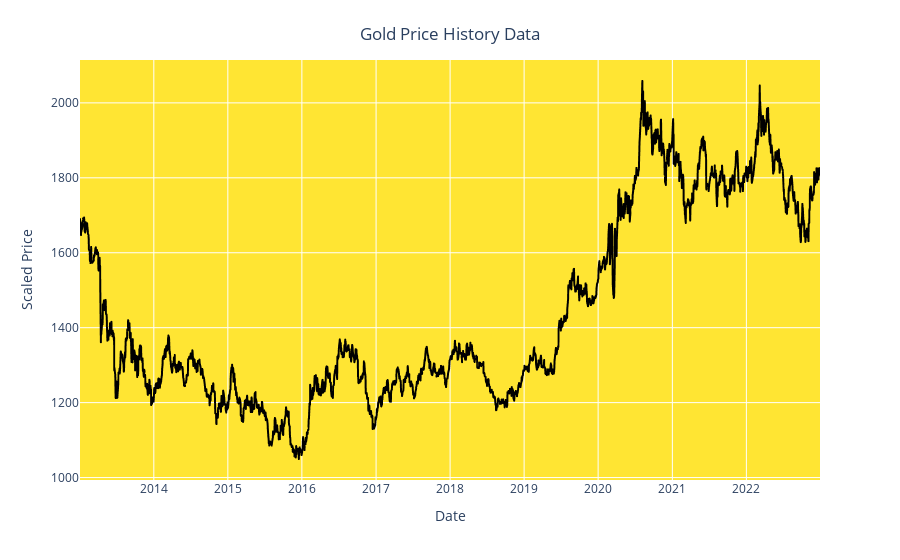

The code cell stored with this chart in its notebook:
### Markdown cell above
# Step 5: Visualizing Gold Price History Data

__Interactive Gold Price Chart:__

### Code cell
fig = px.line(y=df.Price, x=df.Date)
fig.update_traces(line_color='black') 
fig.update_layout(xaxis_title="Date", 
                  yaxis_title="Scaled Price",
                  title={'text': "Gold Price History Data", 'y':0.95, 'x':0.5, 'xanchor':'center', 'yanchor':'top'},
                  plot_bgcolor='rgba(255,223,0,0.8)')

### Figure 1 — Plotly figure (JSON) as saved in the notebook; plotly's stock layout.template omitted (floating-point values rounded to 4 significant figures; data arrays with more than 128 entries replaced by an {"elided": "..."} marker saying what was removed)
{"data": [{"hovertemplate": "x=%{x}<br>y=%{y}<extra></extra>", "legendgroup": "", "line": {"color": "black", "dash": "solid"}, "marker": {"symbol": "circle"}, "mode": "lines", "name": "", "showlegend": false, "type": "scattergl", "x": {"elided": "2583 str values"}, "xaxis": "x", "y": {"elided": "2583 float values"}, "yaxis": "y"}], "layout": {"legend": {"tracegroupgap": 0}, "margin": {"t": 60}, "plot_bgcolor": "rgba(255,223,0,0.8)", "title": {"text": "Gold Price History Data", "x": 0.5, "xanchor": "center", "y": 0.95, "yanchor": "top"}, "xaxis": {"anchor": "y", "domain": [0, 1], "title": {"text": "Date"}}, "yaxis": {"anchor": "x", "domain": [0, 1], "title": {"text": "Scaled Price"}}}}
